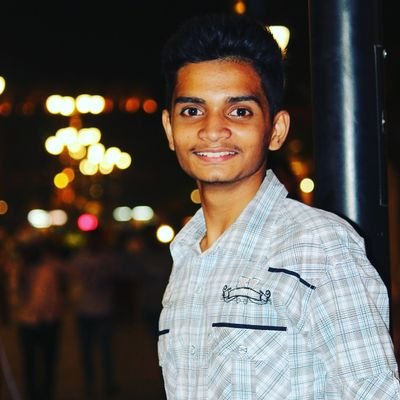
#> input picture IMG_20200318_215109.jpg, 400 x 400 px
$ jupyter execute 'image processing.ipynb'
#> lines starting #> are read from the running program, lines starting #| are printed output that depends on the picture
[cell 1]
import PIL
from PIL import Image
from IPython.display import display
from PIL import ImageFilter
print("""welcome to this minor project on image manipulation and it is  made by abhay
""")
file=input("upload the pic for editing :")
#> the answer given: IMG_20200318_215109.jpg
img= Image.open(file)
#> img is the input picture: PIL image 400x400 RGB; mean R, G, B 92, 86, 80.6
bl_img=img.filter(PIL.ImageFilter.BLUR)
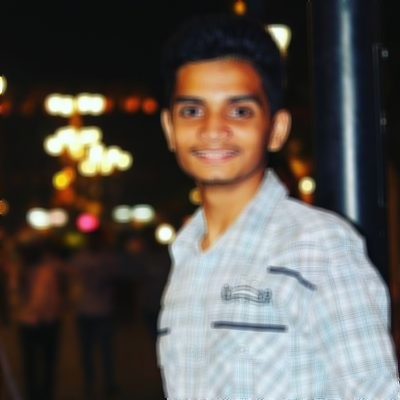
#> bl_img: PIL image 400x400 RGB; mean R, G, B 92, 86, 80.7

bl_img1=img.filter(PIL.ImageFilter.CONTOUR)
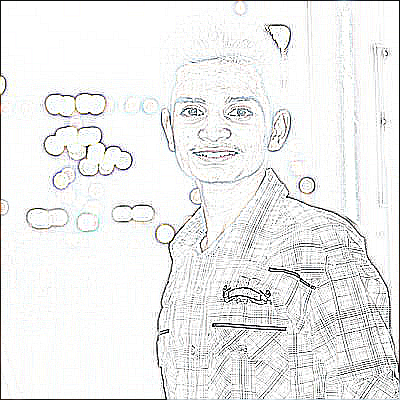
#> bl_img1: PIL image 400x400 RGB; mean R, G, B 237.5, 237.8, 237.5
bl_img2=img.filter(PIL.ImageFilter.DETAIL)
bl_img3=img.filter(PIL.ImageFilter.EDGE_ENHANCE)
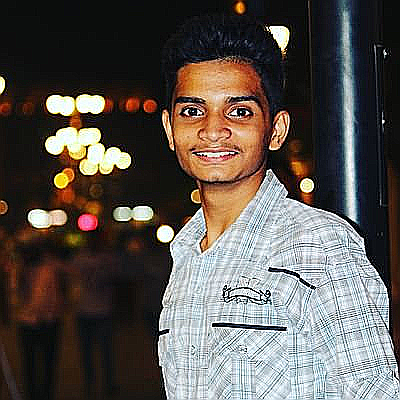
#> bl_img3: PIL image 400x400 RGB; mean R, G, B 91.5, 85.2, 80.2
bl_img4=img.filter(PIL.ImageFilter.FIND_EDGES)
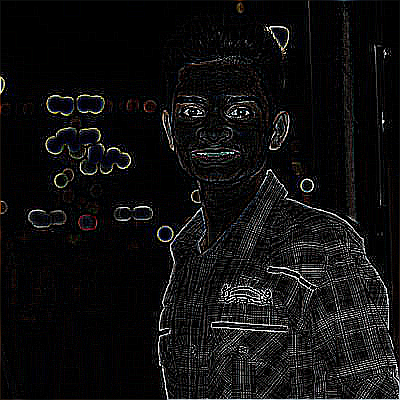
#> bl_img4: PIL image 400x400 RGB; mean R, G, B 16.1, 15.7, 16
bl_img5=img.filter(PIL.ImageFilter.SHARPEN)
bl_img6=img.filter(PIL.ImageFilter.SMOOTH)
bl_img7=img.filter(PIL.ImageFilter.SMOOTH_MORE)

display(bl_img,bl_img1,bl_img2,bl_img3,bl_img4,bl_img5,bl_img6,bl_img7)

# I do some image manipulation task on given  image

[cell 2]
import PIL
from PIL import Image
from PIL import ImageEnhance

# read image and convert to RGB
image=Image.open("IMG_20200318_215109.jpg")
image=image.convert('RGB')

# build a list of 9 images which have different brightnesses
enhancer=ImageEnhance.Brightness(image)
images=[]
for i in range(1, 10):
    images.append(enhancer.enhance(i/5))
#> after the loop, images = 9 items

# create a contact sheet from different brightnesses
first_image=images[0]
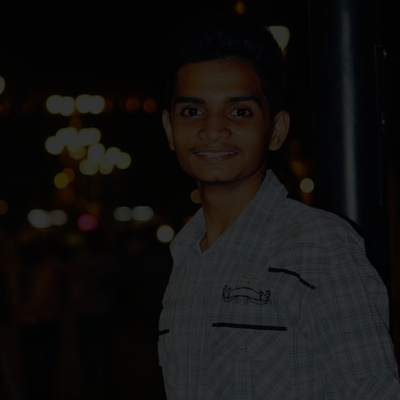
#> first_image: PIL image 400x400 RGB; mean R, G, B 18, 16.8, 15.7
contact_sheet=PIL.Image.new(first_image.mode, (first_image.width*3,first_image.height*3))
#> contact_sheet: PIL image 1200x1200 RGB; every value is 0
x=0
y=0

for img in images:
    # Lets paste the current image into the contact sheet
    contact_sheet.paste(img, (x, y) )
    # Now we update our X position. If it is going to be the width of the image, then we set it to 0
    # and update Y as well to point to the next "line" of the contact sheet.
    if x+first_image.width == contact_sheet.width:
        x=0
        y=y+first_image.height
    else:
        x=x+first_image.width
#> this loop made 9 passes
#> (x, y) on passes 3, 6, 9: (0, 400), (0, 800), (0, 1200)
#> x on passes 1, 2, 4, 5, 7, 8: 400, 800, 400, 800, 400, 800
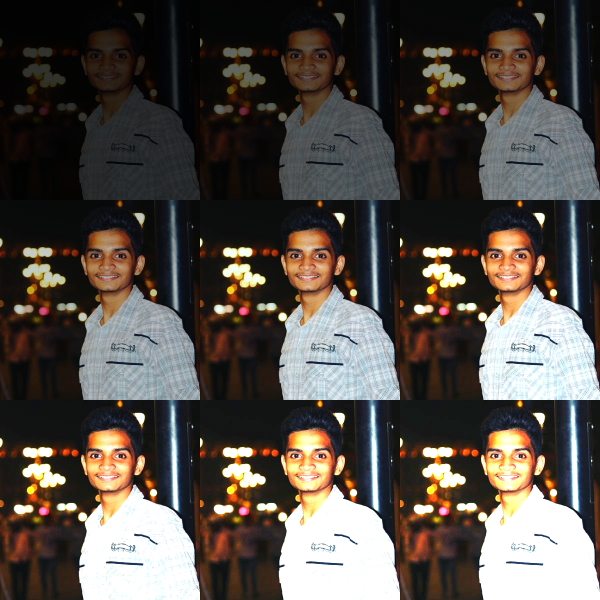
#> contact_sheet: PIL image 1200x1200 RGB (shown at 1/2 size); mean R, G, B 83.9, 77.6, 71.9
#> after the loop, x = 0; y = 1200

# resize and display the contact sheet
contact_sheet = contact_sheet.resize((int(contact_sheet.width/2),int(contact_sheet.height/2) ))
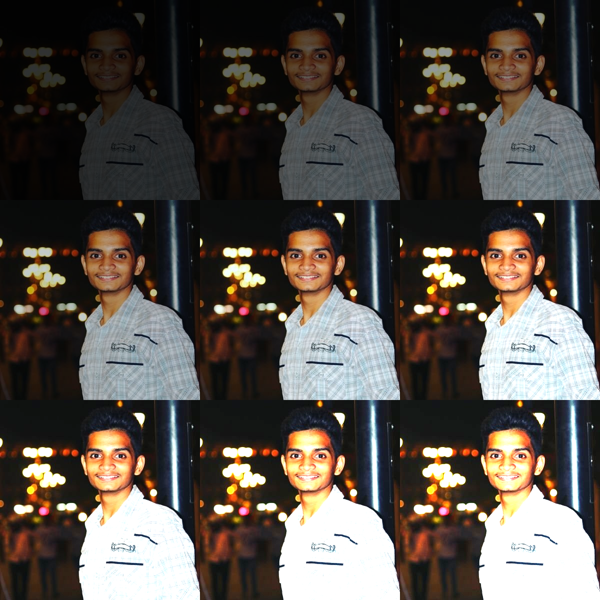
#> contact_sheet: PIL image 600x600 RGB; mean R, G, B 83.9, 77.5, 71.8
display(contact_sheet)
